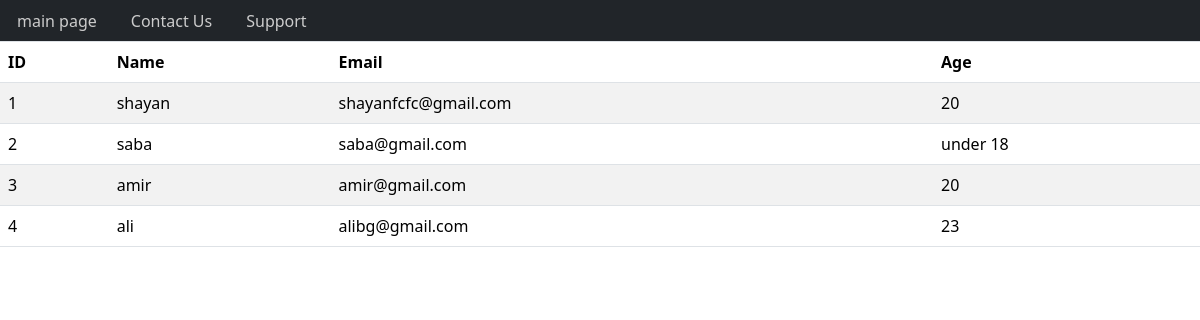
The app's page /comment/home, older data.
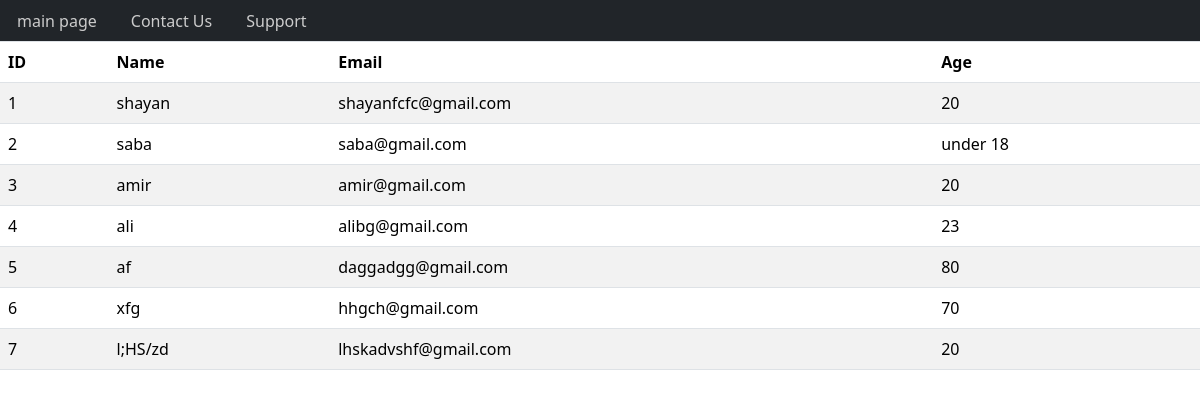
The same page, newer data.
### comment/models.py (models this page shows, shortened)
class User(models.Model):
    name = models.CharField(max_length=100)
    family = models.CharField(max_length=100)
    username = models.CharField(max_length=100, unique=True)
    age = models.IntegerField()
    email = models.EmailField(unique=True)
    password = models.CharField(max_length=100)

### comment/views.py (the view)
# urls.py: path("home", views.home, name="home"),
def home(request):
    result = User.objects.all()
    context = {'models': result}
    return render(request, 'comment/comments.html' , context)

### comment/templates/comment/comments.html (shortened to what this page needs)
<!DOCTYPE html>
<html lang="en">
  <head>
    {% include "comment/links.html" %}
  </head>
  <body>
    <ul class="nav nav-tabs bg-dark">
      <li class="nav-item">
        <a
          class="nav-link {% if request.resolver_match.url_name == 'main-page' %} active {% endif %}"
          aria-current="page"
          href="{% url 'main-page' %}"
          >main page</a
        >
      </li>
      <li class="nav-item">
        <a
          class="nav-link {% if request.resolver_match.url_name == 'contact-us' %} active {% endif %}"
          href="{% url 'contact-us' %}"
          >Contact Us</a
        >
      </li>
      <li class="nav-item">
        <a class="nav-link" href="#">Support</a>
      </li>
    </ul>
    <table class="table table-striped">
      <thead>
        <tr>
          <th>ID</th>
          <th>Name</th>
          <th>Email</th>
          <th>Age</th>
        </tr>
      </thead>
      <tbody>
        {% for user in models %}
        <tr>
          <td>{{ user.id }}</td>
          <td>{{ user.name }}</td>
          <td>{{ user.email }}</td>
          {% if user.age < 18 %}
          <td>under 18</td>
          {% else %}
          <td>{{user.age}}</td>
          {% endif %}
        </tr>
        {% endfor %}
      </tbody>
    </table>
  </body>
</html>

### comment/templates/comment/links.html (shortened to what this page needs)
<link
href="https://cdn.jsdelivr.net/npm/bootstrap@5.3.2/dist/css/bootstrap.min.css"
rel="stylesheet"
/>
<head>
</head>

### comment/templates/comment/comments.html (style rules this page uses)
.nav-tabs .nav-link { color: #ccc; }

Row changes from the older to the newer data that the page shows:
added User: id "5", name "af", email "daggadgg@gmail.com", age "80"
added User: id "6", name "xfg", email "hhgch@gmail.com", age "70"
added User: id "7", name "l;HS/zd", email "lhskadvshf@gmail.com", age "20"
